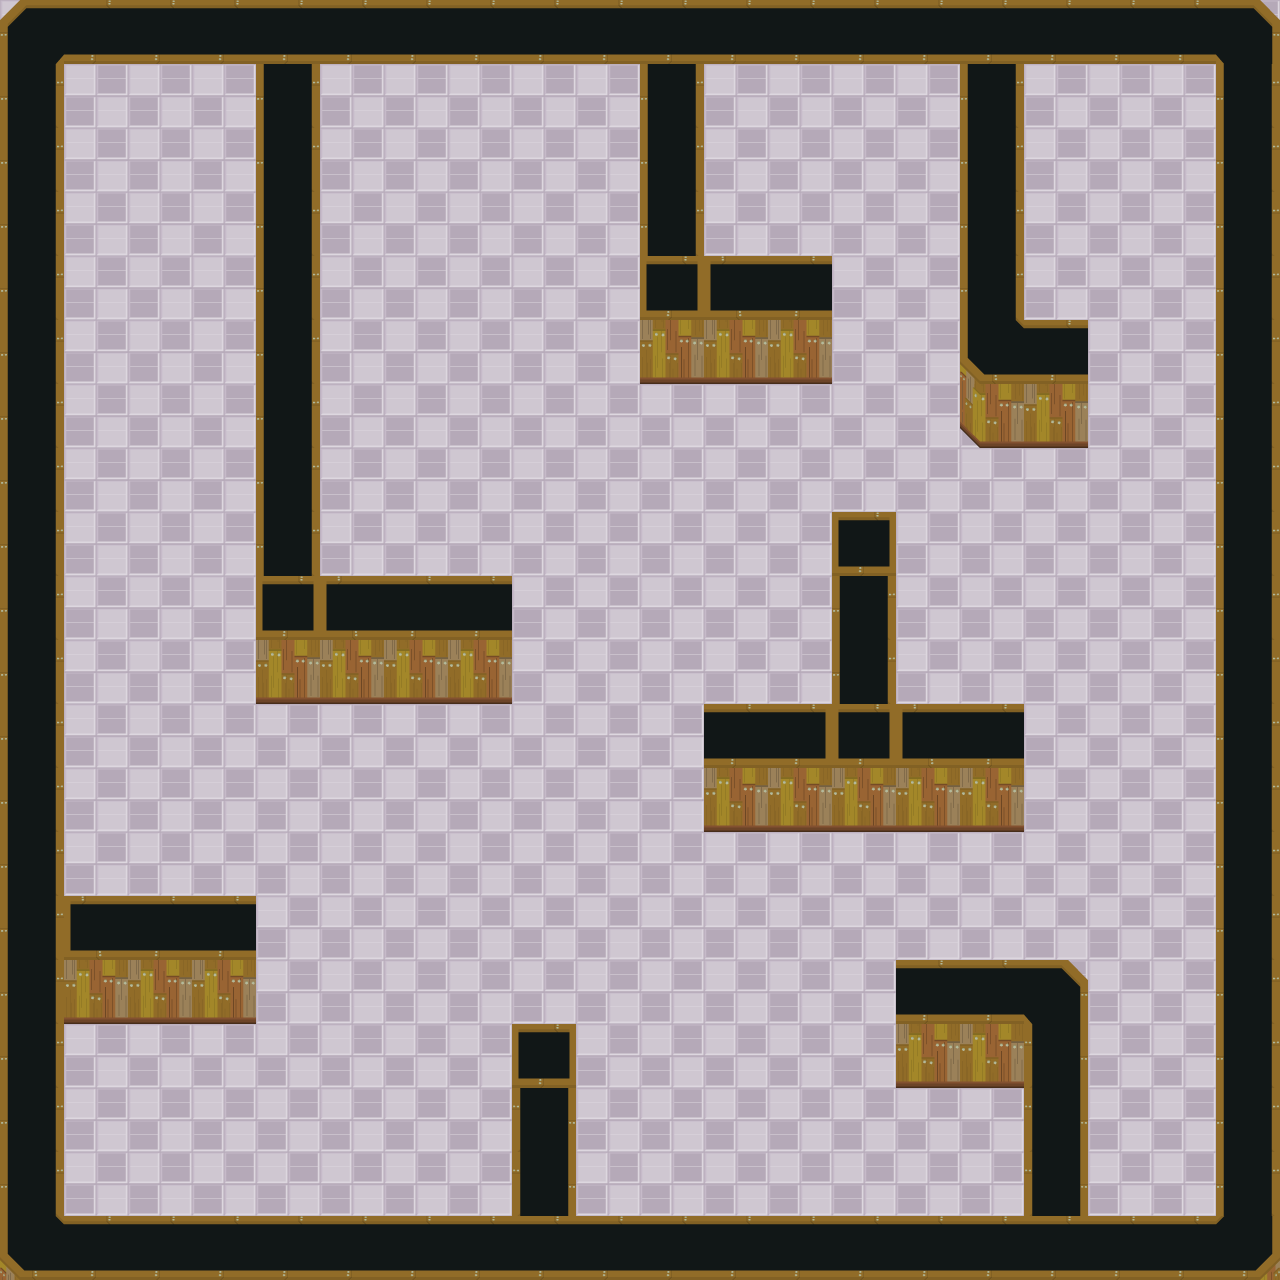

A level layout from a 2D game, rendered from its tile map. Below: a short description, then the map file with tile-grid data replaced by summaries:
An orthogonal 20x20 tile map with 64x64 px tiles, 1 tile layer (Tile), 1 image layer.

<map version="1.0" orientation="orthogonal" width="20" height="20" tilewidth="64" tileheight="64">
 <tileset firstgid="1" name="TileSet" tilewidth="64" tileheight="64">
  <image source="TileSetTeste.png" width="192" height="448" />
 </tileset>
 <imagelayer name="BackImage">
     <image source="map3.png" />
 </imagelayer>
 <layer name="Tile" width="20" height="20">
  <data>[400 cells, 139 non-empty, 12 distinct tile ids]</data>
 </layer>
</map>